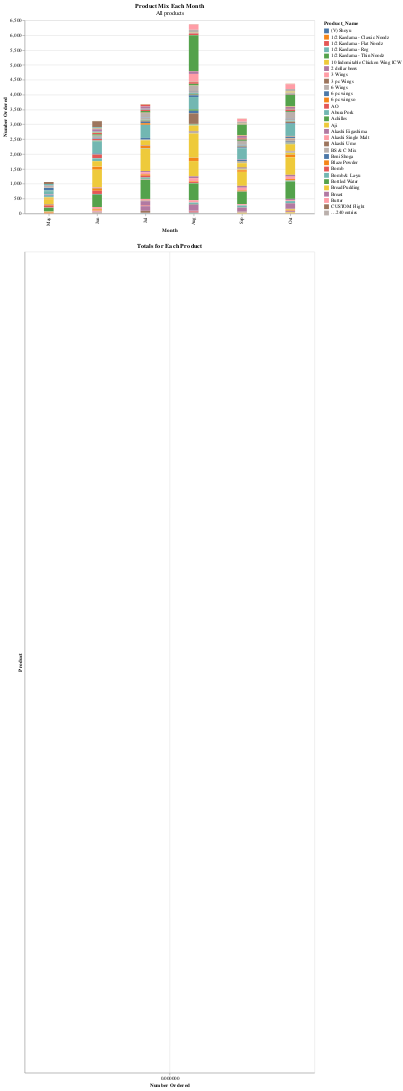

This figure's notebook cell:
### Markdown cell above
The interactive chart below represents the product mix each month, and if you click on a particular month you can see the monthly totals. Originally, we were going to display a weekly view, however we believe that a monthly view is more informative and captures the bigger picture. Here, we can clearly see that the restaurant sold the most ramen in August.

### Code cell
interval = alt.selection_point(fields=['Order_Date'], empty=False)

product_mix = alt.Chart(months.reset_index().melt('Order_Date'),title=alt.Title('Product Mix Each Month',subtitle=['All products'])).mark_bar(size=20).encode(
    alt.X('Order_Date').scale(domain=('May', 'Jun', 'Jul', 'Aug', 'Sep', 'Oct')).title('Month'),
    alt.Y('value').title('Number Ordered'),
    color='Product_Name',
    tooltip=['Product_Name', 'value']
).add_params(
    interval
).properties(width=600, 
             height=400)

each_product = alt.Chart(months.reset_index().melt('Order_Date')).mark_bar(size=5).encode(
    alt.Y('Product_Name').title('Product'),
    alt.X('value').title('Number Ordered')
).properties(
    width=600,
    height=1700,
    title='Totals for Each Product'
).transform_filter(
    interval
)

product_mix & each_product

### Figure 1 — Vega-Lite specification as saved in the notebook (floating-point values rounded to 4 significant figures; data arrays with more than 128 entries replaced by an {"elided": "..."} marker saying what was removed)
{"config": {"view": {"continuousWidth": 300, "continuousHeight": 300}}, "vconcat": [{"data": {"name": "data-0193f4f7f1159ab9e6732c4a72a7a23b"}, "mark": {"type": "bar", "size": 20}, "encoding": {"color": {"field": "Product_Name", "type": "nominal"}, "tooltip": [{"field": "Product_Name", "type": "nominal"}, {"field": "value", "type": "quantitative"}], "x": {"field": "Order_Date", "scale": {"domain": ["May", "Jun", "Jul", "Aug", "Sep", "Oct"]}, "title": "Month", "type": "nominal"}, "y": {"field": "value", "title": "Number Ordered", "type": "quantitative"}}, "height": 400, "name": "view_26", "title": {"text": "Product Mix Each Month", "subtitle": ["All products"]}, "width": 600}, {"data": {"name": "data-0193f4f7f1159ab9e6732c4a72a7a23b"}, "mark": {"type": "bar", "size": 5}, "encoding": {"x": {"field": "value", "title": "Number Ordered", "type": "quantitative"}, "y": {"field": "Product_Name", "title": "Product", "type": "nominal"}}, "height": 1700, "title": "Totals for Each Product", "transform": [{"filter": {"param": "param_32", "empty": false}}], "width": 600}], "params": [{"name": "param_32", "select": {"type": "point", "fields": ["Order_Date"]}, "views": ["view_26"]}], "$schema": "https://vega.github.io/schema/vega-lite/v5.15.1.json", "datasets": {"data-0193f4f7f1159ab9e6732c4a72a7a23b": {"elided": "1614 records"}}}
